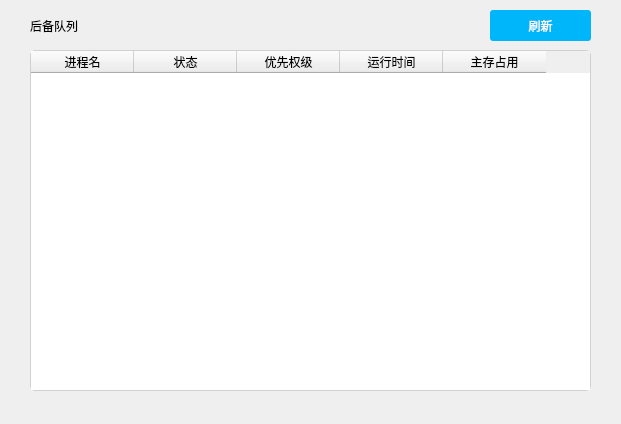
<?xml version="1.0" encoding="UTF-8"?>
<ui version="4.0">
 <class>BackUpQue</class>
 <widget class="QWidget" name="BackUpQue">
  <property name="geometry">
   <rect>
    <x>0</x>
    <y>0</y>
    <width>621</width>
    <height>424</height>
   </rect>
  </property>
  <property name="windowTitle">
   <string>Form</string>
  </property>
  <property name="styleSheet">
   <string notr="true"/>
  </property>
  <widget class="QTableWidget" name="backupqueue">
   <property name="geometry">
    <rect>
     <x>30</x>
     <y>50</y>
     <width>561</width>
     <height>341</height>
    </rect>
   </property>
   <property name="maximumSize">
    <size>
     <width>561</width>
     <height>341</height>
    </size>
   </property>
   <property name="styleSheet">
    <string notr="true">QTableWidget
{
border: 1px solid #d0d0d0;
border-radius: 5px;
}

QHeaderView
{
border: none;
font: 9pt &quot;微软雅黑&quot;;
}</string>
   </property>
   <attribute name="horizontalHeaderDefaultSectionSize">
    <number>103</number>
   </attribute>
   <column>
    <property name="text">
     <string>进程名</string>
    </property>
   </column>
   <column>
    <property name="text">
     <string>状态</string>
    </property>
   </column>
   <column>
    <property name="text">
     <string>优先权级</string>
    </property>
   </column>
   <column>
    <property name="text">
     <string>运行时间</string>
    </property>
   </column>
   <column>
    <property name="text">
     <string>主存占用</string>
    </property>
   </column>
  </widget>
  <widget class="QLabel" name="label">
   <property name="geometry">
    <rect>
     <x>30</x>
     <y>10</y>
     <width>111</width>
     <height>31</height>
    </rect>
   </property>
   <property name="styleSheet">
    <string notr="true">font: 16pt &quot;等线&quot;;</string>
   </property>
   <property name="text">
    <string>后备队列</string>
   </property>
  </widget>
  <widget class="QPushButton" name="refresh">
   <property name="geometry">
    <rect>
     <x>490</x>
     <y>10</y>
     <width>101</width>
     <height>31</height>
    </rect>
   </property>
   <property name="styleSheet">
    <string notr="true">QPushButton
{ 
background:#00b6fa; 
color:white;
border:0px;
border-radius:3px; 
font: 20px &quot;微软雅黑&quot;;
}

QPushButton:hover{ background:#22aefa; }
</string>
   </property>
   <property name="text">
    <string>刷新</string>
   </property>
  </widget>
 </widget>
 <resources/>
 <connections/>
</ui>
